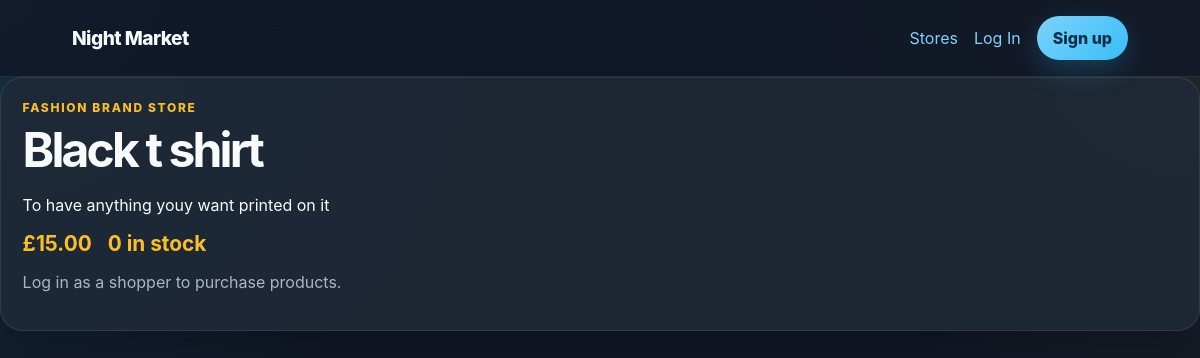
Page /products/7/ on the committed database.
### shop/models.py (models this page shows, shortened)
class Product(models.Model):
    store = models.ForeignKey(Store, on_delete=models.CASCADE,
                              related_name='products')
    name = models.CharField(max_length=120)
    description = models.TextField(blank=True)
    price = models.DecimalField(max_digits=8, decimal_places=2)
    stock = models.PositiveIntegerField(default=0)
    created_at = models.DateTimeField(auto_now_add=True)
    class Meta:
        ordering = ['name']

class Store(models.Model):
    owner = models.ForeignKey(settings.AUTH_USER_MODEL,
                              on_delete=models.CASCADE, related_name='stores')
    name = models.CharField(max_length=120)
    description = models.TextField(blank=True)
    created_at = models.DateTimeField(auto_now_add=True)
    class Meta:
        ordering = ['name']

### shop/views.py (the view)
# urls.py: path('products/<int:pk>/', v.product_detail, name='product_detail'),
def product_detail(request, pk):
    product = get_object_or_404(Product.objects.select_related('store'), pk=pk)
    return render(request, 'shop/product_detail.html', {'product': product})

### shop/templates/shop/product_detail.html
{% extends 'base.html' %}
{% block content %}
<section class="panel product_detail">
    <p class="eyebrow">{{ product.store.name }}</p>
    <h1>{{ product.name }}</h1>
    <p>{{ product.description|default:'No description provided.' }}</p>
    <div class="product-meta large">
        <span>£{{ product.price }}</span>
        <span>{{ product.stock }} in stock</span>
    </div>
    {% if user.is_authenticated and user.userprofile.role == 'shopper' %}
        <form method="post" action="{% url 'basket_add' product.pk %}">
            {% csrf_token %}
            <button type="submit">Add to basket</button>
        </form>
    {% elif not user.is_authenticated %}
        <p class="muted">Log in as a shopper to purchase products.</p>
    {% endif %}
</section>
{% endblock %}

### shop/static/shop/style.css (style rules this page uses)
:root { --bg: #111827; --bg--soft: #182235; --panel: #1f2937; --panel--light: #263449; --text: #f8fafc; --muted: #aab6c5; --accent: #7dd3fc; --accent--strong: #38bdf8; --warm: #fbbf24; --danger: #fb7185; --danger--dark: #be123c; --border: rgba(255, 255, 255, 0.09); --shadow: 0 18px 50px rgba(0, 0, 0, 0.28); }
* { box-sizing: border-box; }
body { margin: 0; font-family: inter, ui-sans-serif, system-ui, -apple-system, BlinkMacSystemFont, "Segoe UI", sans-serif; background: radial-gradient(circle at top left, rgba(56, 189, 248, 0.16), transparent 30rem), radial-gradient(circle at top right, rgba(251, 191, 36, 0.10), transparent 28rem), var(--bg); color: var(--text); min-height: 100vh; }
.hero h1, .page-title h1, .panel h1 { margin-top: 0.35rem; margin-bottom: 0.75rem; font-size: clamp(2rem, 4vw, 4rem); letter-spacing: -0.06em; }
.eyebrow { color: var(--warm); text-transform: uppercase; font-size: 0.75rem; font-weight: 800; letter-spacing: 0.14em; margin: 0; }
.card, .panel { background: rgba(31, 41, 55, 0.88); border: 1px solid var(--border); border-radius: 1.4rem; padding: 1.35rem; box-shadow: var(--shadow); }
.muted { color: var(--muted); }
.product-meta { display: flex; justify-content: space-between; gap: 1rem; margin: 1rem 0; color: var(--warm); font-weight: 700; }
.product-meta.large { font-size: 1.3rem; justify-content: flex-start; }

### rows in the picture
Product: store.name "FASHION BRAND STORE", name "Black t shirt", description "To have anything youy want printed on it", price "15.00", stock "0"
